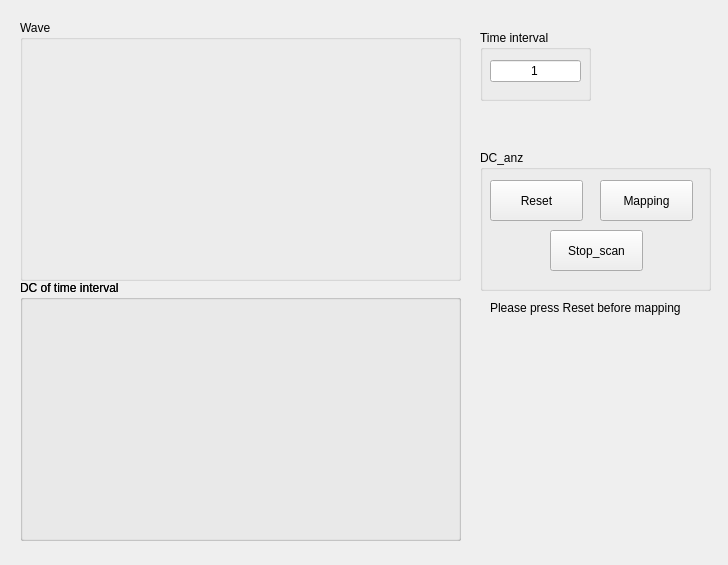
<?xml version="1.0" encoding="UTF-8"?>
<ui version="4.0">
 <class>DC_anz</class>
 <widget class="QWidget" name="DC_anz">
  <property name="geometry">
   <rect>
    <x>0</x>
    <y>0</y>
    <width>728</width>
    <height>565</height>
   </rect>
  </property>
  <property name="windowTitle">
   <string>DC_anz</string>
  </property>
  <widget class="QGroupBox" name="groupBox">
   <property name="geometry">
    <rect>
     <x>480</x>
     <y>150</y>
     <width>231</width>
     <height>141</height>
    </rect>
   </property>
   <property name="title">
    <string>DC_anz</string>
   </property>
   <widget class="QPushButton" name="pushButton">
    <property name="geometry">
     <rect>
      <x>120</x>
      <y>30</y>
      <width>93</width>
      <height>41</height>
     </rect>
    </property>
    <property name="text">
     <string>Mapping</string>
    </property>
   </widget>
   <widget class="QPushButton" name="pushButton_2">
    <property name="geometry">
     <rect>
      <x>10</x>
      <y>30</y>
      <width>93</width>
      <height>41</height>
     </rect>
    </property>
    <property name="text">
     <string>Reset</string>
    </property>
   </widget>
   <widget class="QPushButton" name="pushButton_3">
    <property name="geometry">
     <rect>
      <x>70</x>
      <y>80</y>
      <width>93</width>
      <height>41</height>
     </rect>
    </property>
    <property name="text">
     <string>Stop_scan</string>
    </property>
   </widget>
  </widget>
  <widget class="QGroupBox" name="groupBox_2">
   <property name="geometry">
    <rect>
     <x>20</x>
     <y>20</y>
     <width>441</width>
     <height>261</height>
    </rect>
   </property>
   <property name="title">
    <string>Wave</string>
   </property>
   <widget class="QWidget" name="verticalLayoutWidget">
    <property name="geometry">
     <rect>
      <x>10</x>
      <y>20</y>
      <width>421</width>
      <height>231</height>
     </rect>
    </property>
    <layout class="QVBoxLayout" name="verticalLayout"/>
   </widget>
  </widget>
  <widget class="QGroupBox" name="groupBox_3">
   <property name="geometry">
    <rect>
     <x>20</x>
     <y>280</y>
     <width>441</width>
     <height>261</height>
    </rect>
   </property>
   <property name="title">
    <string>DC of time interval</string>
   </property>
   <widget class="QGroupBox" name="groupBox_6">
    <property name="geometry">
     <rect>
      <x>0</x>
      <y>0</y>
      <width>441</width>
      <height>261</height>
     </rect>
    </property>
    <property name="title">
     <string>DC of time interval</string>
    </property>
    <widget class="QWidget" name="verticalLayoutWidget_4">
     <property name="geometry">
      <rect>
       <x>10</x>
       <y>20</y>
       <width>421</width>
       <height>231</height>
      </rect>
     </property>
     <layout class="QVBoxLayout" name="verticalLayout_2"/>
    </widget>
   </widget>
  </widget>
  <widget class="QGroupBox" name="groupBox_5">
   <property name="geometry">
    <rect>
     <x>480</x>
     <y>30</y>
     <width>111</width>
     <height>71</height>
    </rect>
   </property>
   <property name="title">
    <string>Time interval</string>
   </property>
   <widget class="QLineEdit" name="lineEdit">
    <property name="geometry">
     <rect>
      <x>10</x>
      <y>30</y>
      <width>91</width>
      <height>22</height>
     </rect>
    </property>
    <property name="text">
     <string>1</string>
    </property>
    <property name="alignment">
     <set>Qt::AlignCenter</set>
    </property>
   </widget>
  </widget>
  <widget class="QLabel" name="label">
   <property name="geometry">
    <rect>
     <x>490</x>
     <y>300</y>
     <width>211</width>
     <height>16</height>
    </rect>
   </property>
   <property name="text">
    <string>Please press Reset before mapping</string>
   </property>
  </widget>
 </widget>
 <resources/>
 <connections/>
</ui>
